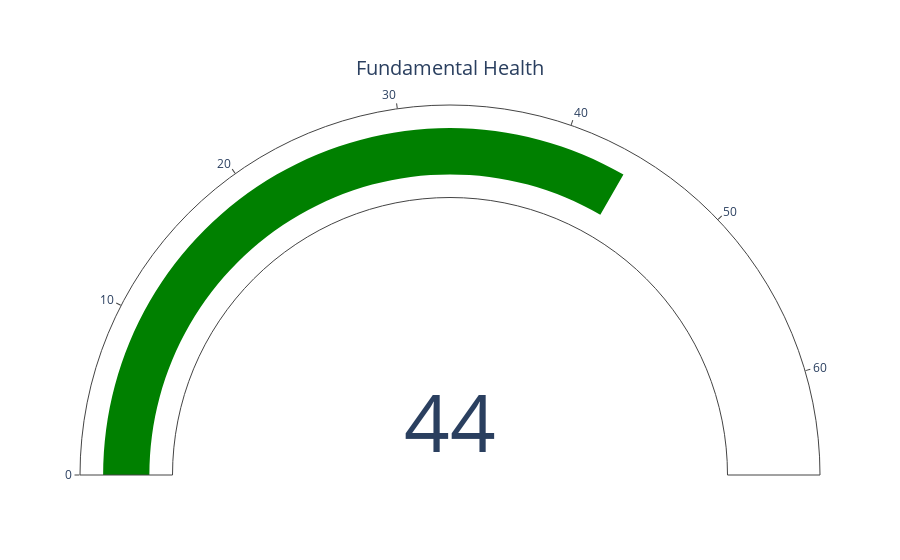

The notebook cell saved with this chart:
### Code cell
import plotly.graph_objects as go

fig = go.Figure(go.Indicator(
    mode = "gauge+number",
    value = 44,
    title = {'text': "Fundamental Health"},
    domain = {'x': [0, 1], 'y': [0, 1]}
))

fig.show()

### Figure 1 — Plotly figure (JSON) as saved in the notebook; plotly's stock layout.template omitted (floating-point values rounded to 4 significant figures)
{"data": [{"domain": {"x": [0, 1], "y": [0, 1]}, "mode": "gauge+number", "title": {"text": "Fundamental Health"}, "type": "indicator", "value": 44}], "layout": {}}
